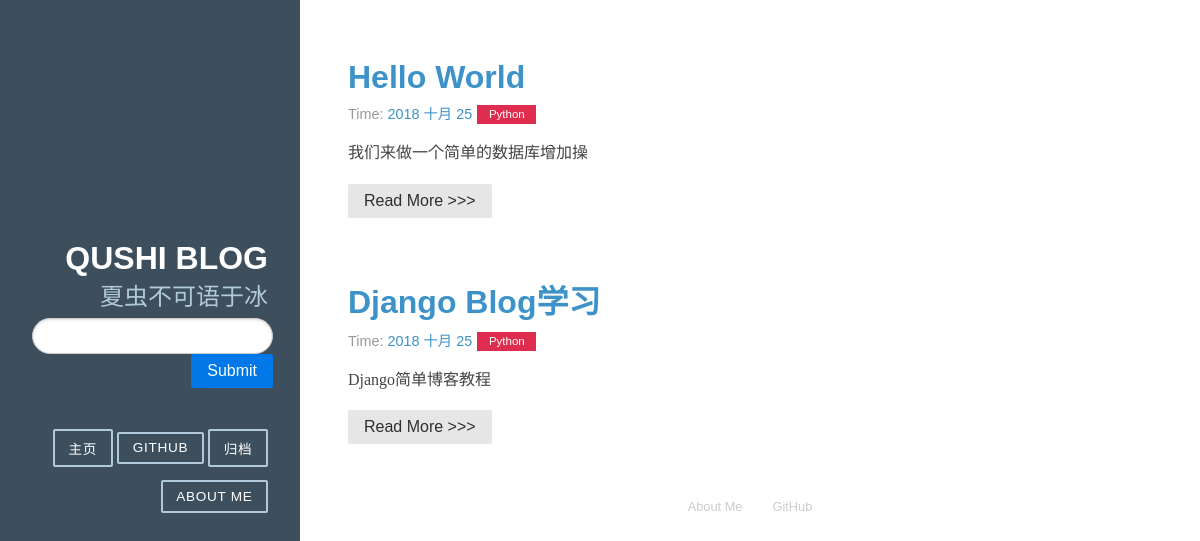
The app's page /tag/Python/ with its own data.
### article/models.py (models this page shows, shortened)
class Article(models.Model):
    title = models.CharField(max_length=100)
    category = models.CharField(max_length=50, blank=True)  #博客标签
    date_time = models.DateField(auto_now_add=True)
    content = models.TextField(blank=True, null=True)
    class Meta:
        ordering = ['-date_time']

### article/views.py (the view)
# urls.py: url(r'^tag/(?P<tag>\w+)/$', search_tag, name='search_tag'),
def search_tag(request, tag) :
    try:
        post_list = Article.objects.filter(category__iexact = tag) #contains
    except Article.DoesNotExist :
        raise Http404
    return render(request, 'tag.html', {'post_list' : post_list})

### article/templatetags/custom_markdown.py (called while the page is built)
@register.filter(is_safe=True)  #注册template filter
@stringfilter  #希望字符串作为参数
def custom_markdown(value):
    return mark_safe(markdown.markdown(value,
                        extensions = ['markdown.extensions.fenced_code','markdown.extensions.codehilite'],
                        safe_mode=True,
                        enable_attributes=False))

### template/tag.html
{% extends "base.html" %}
{% load custom_markdown %}
{% block content %}
<div class="posts">
    {% for post in post_list %}
        <section class="post">
            <header class="post-header">
                <h2 class="post-title"><a href="{% url 'detail' my_args=post.id %}">{{ post.title }}</a></h2>
                    <p class="post-meta">
                        Time:  <a class="post-author" href="#">{{ post.date_time |date:"Y M d"}}</a> <a class="post-category post-category-js" href="{% url 'search_tag' tag=post.category %}">{{ post.category|title }}</a>
                    </p>
            </header>
                <div class="post-description">
                    <p>
                        {{ post.content|custom_markdown }}
                    </p>
                </div>
                <a class="pure-button" href="{% url 'detail' my_args=post.id %}">Read More >>> </a>
        </section>
    {% endfor %}
</div>
{% endblock %}

### static/css/blog.css (style rules this page uses)
* { -webkit-box-sizing: border-box; -moz-box-sizing: border-box; box-sizing: border-box; }
a { text-decoration: none; color: rgb(61, 146, 201); }
.post { padding-bottom: 2em; }
.post-title { font-size: 2em; color: #222; margin-bottom: 0.2em; }
.post-description { font-family: Georgia, "Cambria", serif; color: #444; line-height: 1.8em; }
.post-meta { color: #999; font-size: 90%; margin: 0; }
.post-category { margin: 0 0.1em; padding: 0.3em 1em; color: #fff; background: #999; font-size: 80%; }
.post-category-js { background: #df2d4f; }

### records on screen
Article: title "Hello World", date_time "2018 十月 25", category "Python", content|custom_markdown "我们来做一个简单的数据库增加操"
Article: title "Django Blog学习", date_time "2018 十月 25", category "Python", content|custom_markdown "Django简单博客教程"
